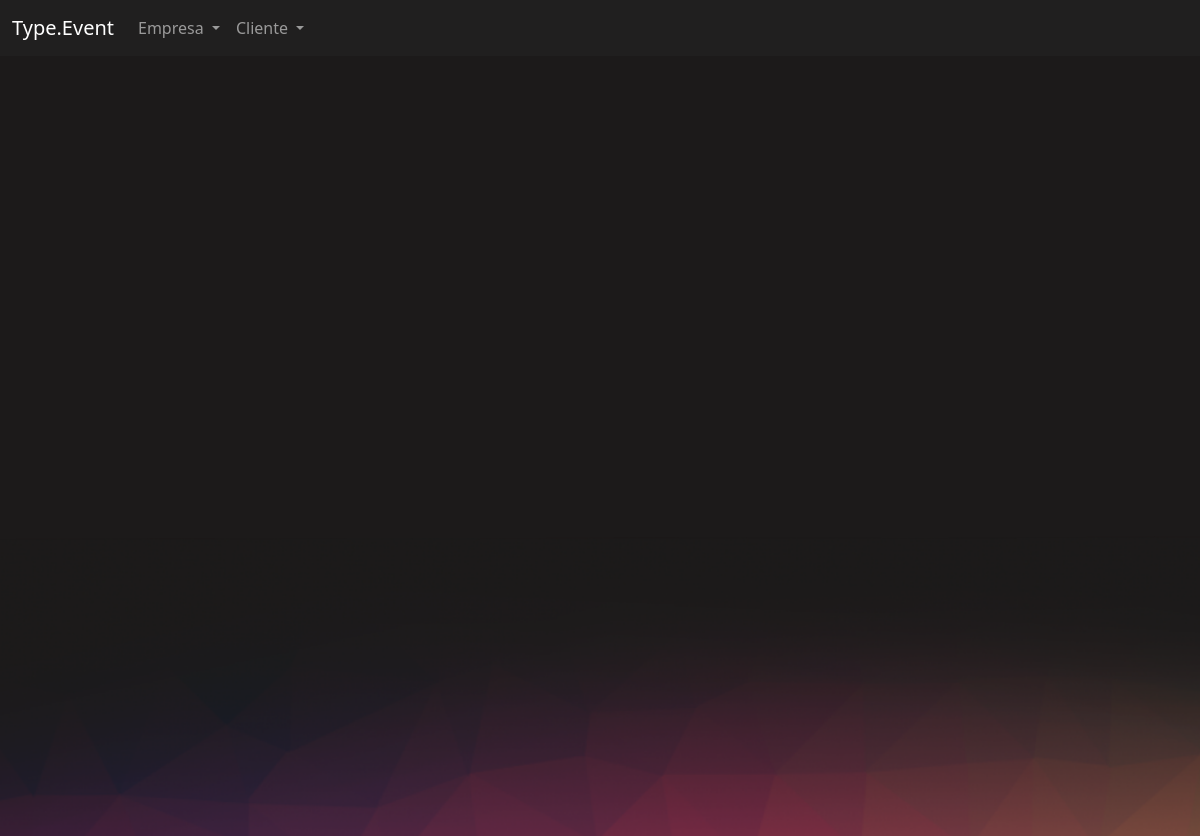
The page /cliente/meus_certificados/ (signed in) on the database as committed earlier.
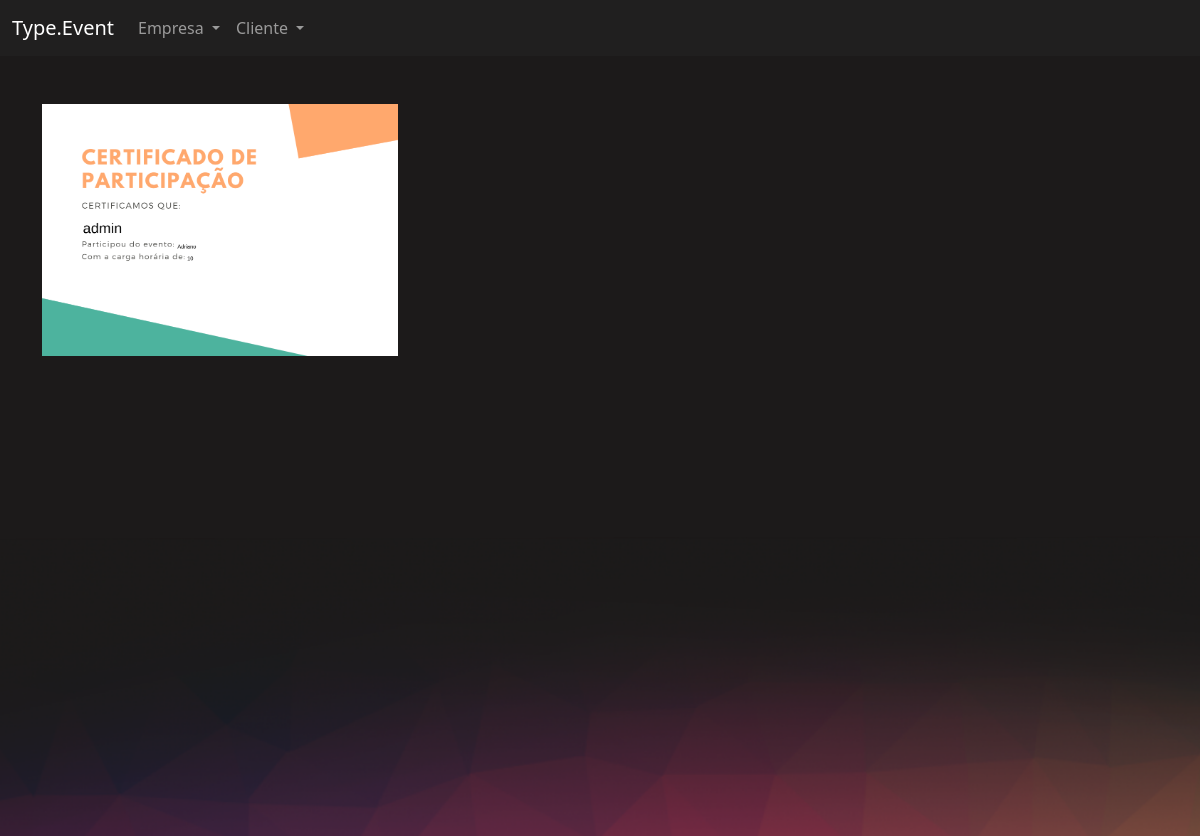
The same page on the database as committed later.
### eventos/models.py (models this page shows)
class Certificado(models.Model):
    certificado = models.ImageField(upload_to="certificados")
    participante = models.ForeignKey(User, on_delete=models.DO_NOTHING)
    evento = models.ForeignKey(Evento, on_delete=models.DO_NOTHING)

### cliente/views.py (the view)
# urls.py: path('meus_certificados/', views.meus_certificados, name='meus_certificados'),
def meus_certificados(request):
    certificados = Certificado.objects.filter(participante=request.user)
    return render(request,'meus_certificados.html', {'certificados' : certificados})

### cliente/templates/meus_certificados.html
{% extends "bases/base_evento.html" %}
{% load static %}
{% block 'conteudo' %}
<div class="container">
    <br>
    <br>
    <div class="row">
        {% for certificado in certificados %}
            <div class="col-md-4">
                <img src="{{certificado.certificado.url}}" width="100%">
            </div>
        {% endfor %}
    </div>
</div>
{% endblock %}

### templates/bases/base_evento.html (shortened to what this page needs)
{% extends 'bases/base.html' %}
{% load static %}
{% block 'head' %}
    <link href="{% static 'evento/css/evento.css' %}" rel="stylesheet">
    <link href="{% static 'usuarios/css/usuarios.css' %}" rel="stylesheet">
{% endblock %}
{% block 'body' %}
    <nav class="navbar navbar-expand-lg bg-body-tertiary navbar-color" data-bs-theme="dark">
        <div class="container-fluid">
            <a class="navbar-brand" href="#">Type.Event</a>
            <div class="collapse navbar-collapse" id="navbarNavDropdown">
            <ul class="navbar-nav">
                <li class="nav-item dropdown">
                    <a class="nav-link dropdown-toggle" href="#" role="button" data-bs-toggle="dropdown" aria-expanded="false">
                        Empresa
                    </a>
                </li>
                <li class="nav-item dropdown">
                    <a class="nav-link dropdown-toggle" href="#" role="button" data-bs-toggle="dropdown" aria-expanded="false">
                        Cliente
                    </a>
                </li>
            </ul>
            </div>
        </div>
    </nav>
    <div style="min-height: 60vh">
        {% block 'conteudo' %}
        {% endblock %}
    </div>
    <div class="fundo-pagina">
    </div>
{% endblock %}

### templates/bases/base.html (shortened to what this page needs)
{% load static %}
<!doctype html>
<html lang="en">
  <head>
    <link href="{% static 'geral/css/base.css' %}" rel="stylesheet">
    <link href="https://cdn.jsdelivr.net/npm/bootstrap@5.3.0-alpha1/dist/css/bootstrap.min.css" rel="stylesheet">
    {% block 'head' %}{% endblock %}
  </head>
  <body>
    {% block 'body' %}{% endblock %}
  </body>
</html>

### templates/static/geral/css/base.css (style rules this page uses)
body { color: white !important; }
:root { --main-color: #201F1F; --dark-color: #1C1A1A; --contrast-color: #BE375F; --differential-color: #ED8554; }

### templates/static/evento/css/evento.css (style rules this page uses)
.navbar-color { background-color: #201F1F !important; }
body { background-color: #1C1A1A; }
.fundo-pagina { background-image: url('/static/evento/img/fundo_pagina.png'); height: 300px; background-size: cover; }

Rows that differ between the two databases and show on the page:
added Certificado: certificado (picture)
